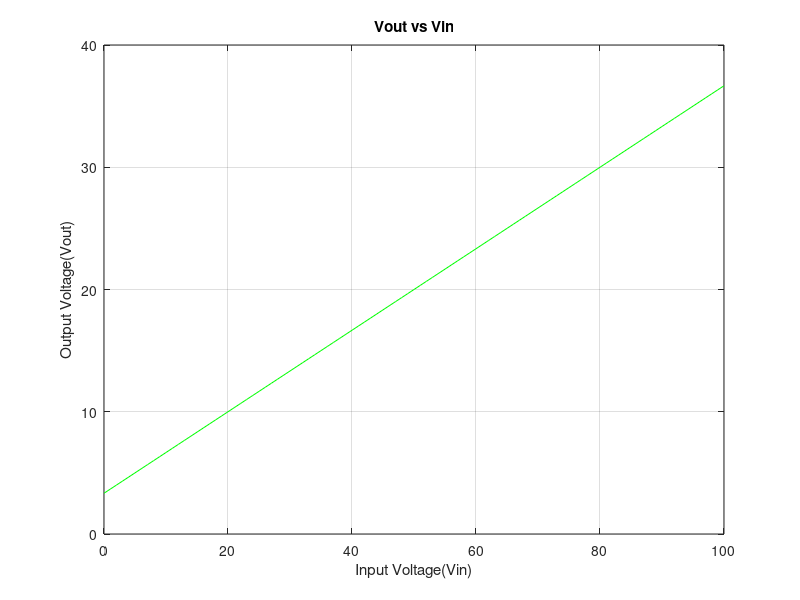

This chart was generated by the following MATLAB code:
%The circuit is given where V1 is variable source voltage and we have to
%find out the voltage across resistor R4 for that.
%Here,
R1 = 10;
R2 = 10;
R3 = 5;
R4 = 20;
Vin = 0:100;    % Vin ranges from 0 to 100 with unity interval
V2 = 10;
%Writing the eqn of Mesh 1,
%20*I1 - 10*I2 = Vin - 10;

%Writing the eqn of Mesh 2,
%10*I1 - 35*I2 = -10;

%Then,

I1 = (35/600)*(Vin + 10) - 1;
I2 = (Vin + 10)/60;

Vout = I2*R4;

plot(Vin,Vout,"g");
grid on;
xlabel("Input Voltage(Vin)");
ylabel("Output Voltage(Vout)");
title("Vout vs Vin");

